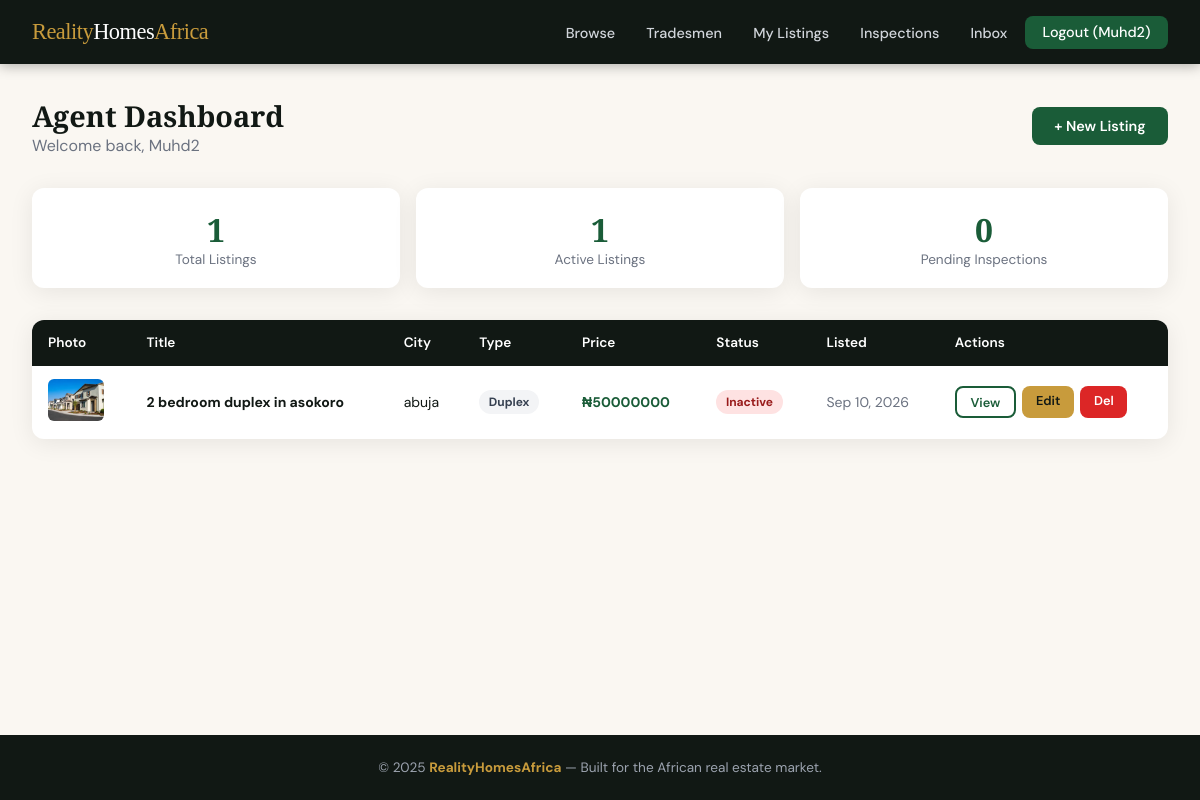
/dashboard/ (signed in), run on the app's committed database.
### users/models.py (models this page shows, shortened)
class CustomUser(AbstractUser):
    is_agent = models.BooleanField(default=False)
    is_tradesman = models.BooleanField(default=False)
    is_client = models.BooleanField(default=True)
    phone_number = models.CharField(max_length=15, blank=True, null=True)
    profile_picture = models.ImageField(upload_to='profile_pictures/', blank=True, null=True)
    bio = models.TextField(blank=True, null=True)

### listings/models.py (models this page shows, shortened)
class Property(models.Model):
    agent = models.ForeignKey(
        settings.AUTH_USER_MODEL,
        on_delete=models.CASCADE,
        related_name='properties'
    )
    title = models.CharField(max_length=200)
    description = models.TextField()
    price = models.DecimalField(max_digits=14, decimal_places=2)
    address = models.CharField(max_length=300)
    city = models.CharField(max_length=100)
    state = models.CharField(max_length=100, choices=NIGERIAN_STATES, default='Abuja')
    property_type = models.CharField(max_length=20, choices=PROPERTY_TYPES, default='flat')
    bedrooms = models.PositiveIntegerField(default=0)
    bathrooms = models.PositiveIntegerField(default=0)
    is_available = models.BooleanField(default=True)
    latitude = models.DecimalField(max_digits=9, decimal_places=6, null=True, blank=True)
    longitude = models.DecimalField(max_digits=9, decimal_places=6, null=True, blank=True)
    created_at = models.DateTimeField(auto_now_add=True)
    updated_at = models.DateTimeField(auto_now=True)
    class Meta:
        ordering = ['-created_at']
        verbose_name_plural = 'Properties'
    def get_primary_image(self):
        primary = self.images.filter(is_primary=True).first()
        if primary:
            return primary.image.url
        first = self.images.first()
        return first.image.url if first else None

class PropertyImage(models.Model):
    property = models.ForeignKey(Property, on_delete=models.CASCADE, related_name='images')
    image = models.ImageField(upload_to='property_images/%Y/%m/')
    is_primary = models.BooleanField(default=False)
    uploaded_at = models.DateTimeField(auto_now_add=True)

### listings/views.py (the view)
# urls.py: path('dashboard/', views.agent_dashboard, name='agent_dashboard'),
@login_required
def agent_dashboard(request):
    if not request.user.is_agent:
        raise PermissionDenied
    my_properties = Property.objects.filter(agent=request.user)
    pending_inspections = Inspection.objects.filter(agent=request.user, status='pending').count()
    return render(request, 'listings/agent_dashboard.html', {
        'properties': my_properties,
        'pending_inspections': pending_inspections,
    })

### users/context_processors.py (called while the page is built)
def unread_messages_count(request):
    if request.user.is_authenticated:
        from .models import Message
        count = Message.objects.filter(receiver=request.user, is_read=False).count()
        return {'unread_count': count}
    return {'unread_count': 0}

### templates/listings/agent_dashboard.html (shortened to what this page needs)
{% extends 'base.html' %}
{% block content %}
<div class="dash-header">
  <div>
    <h1>Agent Dashboard</h1>
    <p style="color:var(--gray)">Welcome back, {{ user.username }}</p>
  </div>
  <a href="{% url 'listings:property_create' %}" class="btn btn-primary">+ New Listing</a>
</div>
<div class="stat-row">
  <div class="stat-card">
    <div class="num">{{ properties.count }}</div>
    <div class="lbl">Total Listings</div>
  </div>
  <div class="stat-card">
    <div class="num">{{ properties.filter.is_available.True|default:properties.count }}</div>
    <div class="lbl">Active Listings</div>
  </div>
  <div class="stat-card">
    <div class="num">{{ pending_inspections }}</div>
    <div class="lbl">Pending Inspections</div>
  </div>
</div>
{% if properties %}
<table>
  <thead>
    <tr>
      <th>Photo</th>
      <th>Title</th>
      <th>City</th>
      <th>Type</th>
      <th>Price</th>
      <th>Status</th>
      <th>Listed</th>
      <th>Actions</th>
    </tr>
  </thead>
  <tbody>
    {% for prop in properties %}
    <tr>
      <td>
        {% if prop.get_primary_image %}
          <img src="{{ prop.get_primary_image }}" class="prop-thumb" alt="">
        {% else %}
          <div class="prop-thumb-placeholder">🏠</div>
        {% endif %}
      </td>
      <td><strong>{{ prop.title|truncatechars:40 }}</strong></td>
      <td>{{ prop.city }}</td>
      <td><span class="badge badge-gray">{{ prop.get_property_type_display }}</span></td>
      <td style="font-weight:700; color:var(--green);">₦{{ prop.price|floatformat:0 }}</td>
      <td>
        {% if prop.is_available %}
          <span class="badge badge-green">Active</span>
        {% else %}
          <span class="badge badge-red">Inactive</span>
        {% endif %}
      </td>
      <td style="color:var(--gray);">{{ prop.created_at|date:"M j, Y" }}</td>
      <td>
        <div class="action-btns">
          <a href="{% url 'listings:property_detail' prop.pk %}" class="btn btn-sm btn-outline">View</a>
          <a href="{% url 'listings:property_update' prop.pk %}" class="btn btn-sm btn-gold">Edit</a>
          <a href="{% url 'listings:property_delete' prop.pk %}" class="btn btn-sm btn-danger">Del</a>
        </div>
      </td>
    </tr>
    {% endfor %}
  </tbody>
</table>
{% endif %}
{% endblock %}

### templates/base.html (shortened to what this page needs)
<!DOCTYPE html>
<html lang="en">
<head>
</head>
<body>
<nav>
  <a href="{% url 'listings:homepage' %}" class="nav-logo">Reality<span>Homes</span>Africa</a>
  <ul class="nav-links">
    <li><a href="{% url 'listings:property_list' %}">Browse</a></li>
    <li><a href="{% url 'services:tradesman_list' %}">Tradesmen</a></li>
    {% if user.is_authenticated %}
      {% if user.is_agent %}
        <li><a href="{% url 'listings:agent_dashboard' %}">My Listings</a></li>
        <li><a href="{% url 'listings:agent_inspections' %}">Inspections</a></li>
      {% elif user.is_tradesman %}
        <li><a href="{% url 'services:tradesman_dashboard' %}">My Profile</a></li>
      {% else %}
        <li><a href="{% url 'listings:favorites_list' %}">Saved</a></li>
        <li><a href="{% url 'listings:client_inspections' %}">Bookings</a></li>
      {% endif %}
      <li>
        <a href="{% url 'users:inbox' %}">
          Inbox
        </a>
      </li>
      <li><a href="{% url 'users:logout' %}" class="btn-nav">Logout ({{ user.username }})</a></li>
    {% else %}
      <li><a href="{% url 'users:login' %}">Login</a></li>
      <li><a href="{% url 'users:choose_role' %}" class="btn-nav">Register</a></li>
    {% endif %}
  </ul>
</nav>
<main>
  {% block content %}{% endblock %}
</main>
<footer>
  &copy; 2025 <strong>RealityHomesAfrica</strong> &mdash; Built for the African real estate market.
</footer>
</body>
</html>

### templates/base.html (style rules this page uses)
:root { --green: #1a5c38; --green-light: #2d8653; --gold: #c89b3c; --cream: #faf7f2; --dark: #111814; --gray: #6b7280; --light-gray: #f3f4f6; --white: #ffffff; --danger: #dc2626; --radius: 12px; --shadow: 0 4px 24px rgba(0,0,0,0.08); }
* { box-sizing: border-box; margin: 0; padding: 0; }
body { font-family: 'DM Sans', sans-serif; background: var(--cream); color: var(--dark); min-height: 100vh; display: flex; flex-direction: column; }
nav { background: var(--dark); padding: 0 2rem; height: 64px; display: flex; align-items: center; justify-content: space-between; position: sticky; top: 0; z-index: 1000; box-shadow: 0 2px 12px rgba(0,0,0,0.3); }
.nav-logo { font-family: 'Playfair Display', serif; font-size: 1.4rem; color: var(--gold); text-decoration: none; letter-spacing: -0.5px; }
.nav-logo span { color: var(--white); }
.nav-links { display: flex; align-items: center; gap: 0.25rem; list-style: none; }
.nav-links a { color: #d1d5db; text-decoration: none; padding: 0.5rem 0.85rem; border-radius: 8px; font-size: 0.9rem; font-weight: 500; transition: all 0.2s; }
.btn-nav { background: var(--green); color: var(--white) !important; padding: 0.45rem 1.1rem !important; border-radius: 8px !important; }
main { flex: 1; padding: 2rem; max-width: 1280px; margin: 0 auto; width: 100%; }
.btn { display: inline-block; padding: 0.6rem 1.4rem; border-radius: 8px; font-family: 'DM Sans', sans-serif; font-size: 0.9rem; font-weight: 600; cursor: pointer; border: none; text-decoration: none; transition: all 0.2s; }
.btn-primary { background: var(--green); color: var(--white); }
.btn-gold { background: var(--gold); color: var(--dark); }
.btn-danger { background: var(--danger); color: var(--white); }
.btn-outline { background: transparent; border: 2px solid var(--green); color: var(--green); }
.btn-sm { padding: 0.35rem 0.85rem; font-size: 0.8rem; }
footer { background: var(--dark); color: #9ca3af; text-align: center; padding: 1.5rem 2rem; font-size: 0.85rem; }
footer strong { color: var(--gold); }
.badge { display: inline-block; padding: 0.25rem 0.6rem; border-radius: 99px; font-size: 0.75rem; font-weight: 700; }
.badge-gray { background: #f3f4f6; color: #374151; }
.badge-red { background: #fee2e2; color: #991b1b; }

### templates/listings/agent_dashboard.html (style rules this page uses)
.dash-header { display: flex; justify-content: space-between; align-items: center; margin-bottom: 2rem; }
.dash-header h1 { font-family: 'Playfair Display', serif; font-size: 1.8rem; }
.stat-row { display: grid; grid-template-columns: repeat(auto-fit, minmax(160px, 1fr)); gap: 1rem; margin-bottom: 2rem; }
.stat-card { background: var(--white); border-radius: var(--radius); padding: 1.25rem; box-shadow: var(--shadow); text-align: center; }
.stat-card .num { font-family: 'Playfair Display', serif; font-size: 2rem; color: var(--green); font-weight: 700; }
.stat-card .lbl { color: var(--gray); font-size: 0.85rem; }
table { width: 100%; border-collapse: collapse; background: var(--white); border-radius: var(--radius); box-shadow: var(--shadow); overflow: hidden; }
th { background: var(--dark); color: var(--white); padding: 0.9rem 1rem; text-align: left; font-size: 0.85rem; font-weight: 600; }
td { padding: 0.85rem 1rem; border-bottom: 1px solid #f3f4f6; font-size: 0.875rem; vertical-align: middle; }
tr:last-child td { border-bottom: none; }
.prop-thumb { width: 56px; height: 42px; object-fit: cover; border-radius: 6px; }
.action-btns { display: flex; gap: 0.4rem; }

### data on the page
CustomUser: username "Muhd2"
Property: get_primary_image (picture), title "2 bedroom duplex in asokoro", city "abuja", property_type "Duplex", price "50000000", is_available "Inactive", created_at "Sep 10, 2026"

### other printed values
{{ properties.count }} "1"
{{ properties.filter.is_available.True|default:properties.count }} "1"
{{ pending_inspections }} "0"
